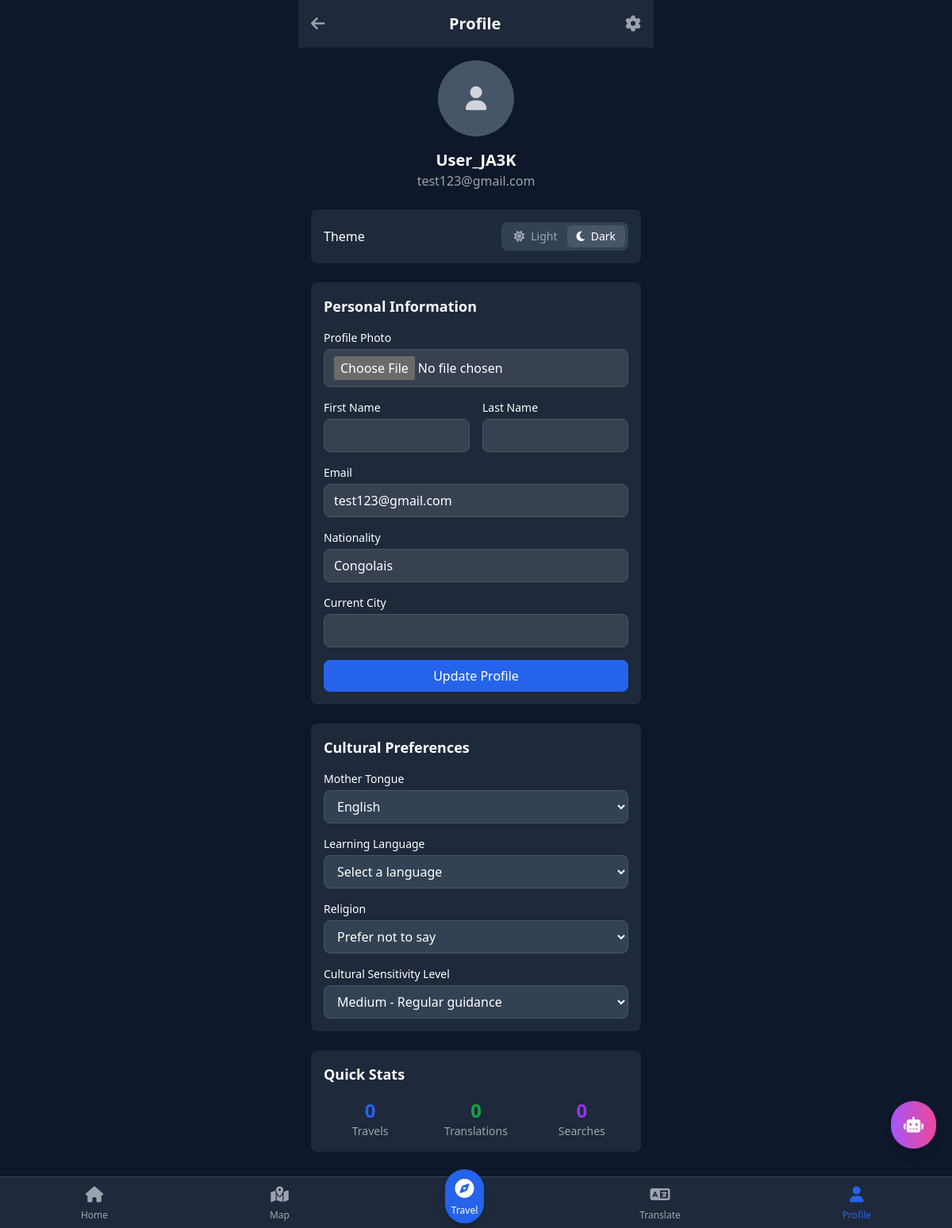
The page /users/profile/ (signed in) on the database its author committed.
### users/models.py (models this page shows, shortened)
class CustomUser(AbstractUser):
    photo = models.ImageField(upload_to="profiles/", null=True, blank=True)
    nationality = models.CharField(max_length=100, blank=True)
    city = models.CharField(max_length=100, blank=True)
    mother_tongue = models.CharField(max_length=50, default='en')
    learning_language = models.CharField(max_length=50, blank=True)
    religion = models.CharField(max_length=50, blank=True)
    caution_level = models.CharField(max_length=10, choices=[
        ('low', 'Low'), ('medium', 'Medium'), ('high', 'High')
    ], default='medium')
    theme = models.CharField(max_length=10, choices=[
        ('light', 'Light'), ('dark', 'Dark')
    ], default='dark')
    language_ui = models.CharField(max_length=10, default='en')
    is_synced = models.BooleanField(default=False)

### users/views.py (the view)
# urls.py: path('profile/', views.profile_view, name='profile'),
@login_required
def profile_view(request):
    if request.method == 'POST':
        form = ProfileForm(request.POST, request.FILES, instance=request.user)
        if form.is_valid():
            form.save()
            messages.success(request, 'Profile updated successfully!')
            return redirect('profile')
    else:
        form = ProfileForm(instance=request.user)
    current_travel = None
    if hasattr(request.user, 'travel_set'):
        current_travel = request.user.travel_set.filter(is_active=True).first()
    context = {
        'form': form,
        'current_travel': current_travel,
    }
    return render(request, 'users/profile.html', context)

### users/forms.py
class ProfileForm(forms.ModelForm):
    class Meta:
        model = CustomUser
        fields = ['first_name', 'last_name', 'email', 'photo', 'nationality',
                 'city', 'mother_tongue', 'learning_language', 'religion',
                 'caution_level']
        widgets = {
            'first_name': forms.TextInput(attrs={'class': 'form-input'}),
            'last_name': forms.TextInput(attrs={'class': 'form-input'}),
            'email': forms.EmailInput(attrs={'class': 'form-input'}),
            'nationality': forms.TextInput(attrs={'class': 'form-input'}),
            'city': forms.TextInput(attrs={'class': 'form-input'}),
            'mother_tongue': forms.Select(attrs={'class': 'form-select'}),
            'learning_language': forms.Select(attrs={'class': 'form-select'}),
            'religion': forms.Select(attrs={'class': 'form-select'}),
            'caution_level': forms.Select(attrs={'class': 'form-select'}),
        }

### templates/users/profile.html (shortened to what this page needs)
{% extends 'base.html' %}
{% block content %}
<div class="max-w-md mx-auto">
    <header class="bg-white dark:bg-slate-800 p-4 shadow-sm theme-transition flex justify-between items-center">
        <a href="{% url 'home' %}" class="text-gray-600 hover:text-gray-800 dark:text-gray-400 dark:hover:text-gray-200">
            <i class="fas fa-arrow-left text-xl"></i>
        </a>
        <h1 class="text-xl font-bold">Profile</h1>
        <a href="{% url 'settings' %}" class="text-gray-600 hover:text-gray-800 dark:text-gray-400 dark:hover:text-gray-200">
            <i class="fas fa-cog text-xl"></i>
        </a>
    </header>
    <div class="p-4 space-y-6">
        <div class="text-center">
            {% if user.photo %}
                <img src="{{ user.photo.url }}" alt="Profile" class="w-24 h-24 rounded-full mx-auto mb-4 object-cover">
            {% else %}
                <div class="w-24 h-24 bg-gray-300 dark:bg-slate-600 rounded-full mx-auto mb-4 flex items-center justify-center">
                    <i class="fas fa-user text-gray-600 dark:text-gray-300 text-3xl"></i>
                </div>
            {% endif %}
            <h2 class="text-xl font-bold">{{ user.get_full_name|default:user.username }}</h2>
            <p class="text-gray-600 dark:text-gray-400">{{ user.email }}</p>
        </div>
        <div class="bg-white dark:bg-slate-800 rounded-lg p-4 shadow-sm">
            <div class="flex justify-between items-center">
                <span class="font-medium">Theme</span>
                <div class="flex bg-gray-200 dark:bg-slate-700 rounded-lg p-1">
                    <button onclick="toggleTheme('light')"
                            class="px-3 py-1 rounded-md text-sm font-medium transition-colors {% if user.theme == 'light' %}bg-white text-gray-900 shadow-sm{% else %}text-gray-600 dark:text-gray-400{% endif %}">
                        <i class="fas fa-sun mr-1"></i> Light
                    </button>
                    <button onclick="toggleTheme('dark')"
                            class="px-3 py-1 rounded-md text-sm font-medium transition-colors {% if user.theme == 'dark' %}bg-slate-600 text-white shadow-sm{% else %}text-gray-600 dark:text-gray-400{% endif %}">
                        <i class="fas fa-moon mr-1"></i> Dark
                    </button>
                </div>
            </div>
        </div>
        <div class="bg-white dark:bg-slate-800 rounded-lg p-4 shadow-sm">
            <h3 class="font-semibold text-lg mb-4">Personal Information</h3>
            <form method="post" enctype="multipart/form-data" class="space-y-4">
                <div>
                    <label class="block text-sm font-medium mb-1">Profile Photo</label>
                    {{ form.photo }}
                </div>
                <div class="grid grid-cols-2 gap-4">
                    <div>
                        <label class="block text-sm font-medium mb-1">First Name</label>
                        {{ form.first_name }}
                    </div>
                    <div>
                        <label class="block text-sm font-medium mb-1">Last Name</label>
                        {{ form.last_name }}
                    </div>
                </div>
                <div>
                    <label class="block text-sm font-medium mb-1">Email</label>
                    {{ form.email }}
                </div>
                <div>
                    <label class="block text-sm font-medium mb-1">Nationality</label>
                    {{ form.nationality }}
                </div>
                <div>
                    <label class="block text-sm font-medium mb-1">Current City</label>
                    {{ form.city }}
                </div>
                <button type="submit" class="w-full bg-primary-600 text-white py-2 rounded-lg font-medium hover:bg-primary-700">
                    Update Profile
                </button>
            </form>
        </div>
        <div class="bg-white dark:bg-slate-800 rounded-lg p-4 shadow-sm">
            <h3 class="font-semibold text-lg mb-4">Cultural Preferences</h3>
            <div class="space-y-4">
                <div>
                    <label class="block text-sm font-medium mb-1">Mother Tongue</label>
                    <select class="w-full px-3 py-2 border border-gray-300 dark:border-slate-600 rounded-lg dark:bg-slate-700">
                        <option value="en" {% if user.mother_tongue == 'en' %}selected{% endif %}>English</option>
                    </select>
                </div>
                <div>
                    <label class="block text-sm font-medium mb-1">Learning Language</label>
                    <select class="w-full px-3 py-2 border border-gray-300 dark:border-slate-600 rounded-lg dark:bg-slate-700">
                        <option value="">Select a language</option>
                    </select>
                </div>
                <div>
                    <label class="block text-sm font-medium mb-1">Religion</label>
                    <select class="w-full px-3 py-2 border border-gray-300 dark:border-slate-600 rounded-lg dark:bg-slate-700">
                        <option value="">Prefer not to say</option>
                    </select>
                </div>
                <div>
                    <label class="block text-sm font-medium mb-1">Cultural Sensitivity Level</label>
                    <select class="w-full px-3 py-2 border border-gray-300 dark:border-slate-600 rounded-lg dark:bg-slate-700">
                        <option value="medium" selected>Medium - Regular guidance</option>
                    </select>
                </div>
            </div>
        </div>
        <div class="bg-white dark:bg-slate-800 rounded-lg p-4 shadow-sm">
            <h3 class="font-semibold text-lg mb-4">Quick Stats</h3>
            <div class="grid grid-cols-3 gap-4 text-center">
                <div>
                    <p class="text-2xl font-bold text-primary-600">{{ user.travel_set.count }}</p>
                    <p class="text-sm text-gray-600 dark:text-gray-400">Travels</p>
                </div>
                <div>
                    <p class="text-2xl font-bold text-green-600">{{ user.translationhistory_set.count }}</p>
                    <p class="text-sm text-gray-600 dark:text-gray-400">Translations</p>
                </div>
                <div>
                    <p class="text-2xl font-bold text-purple-600">{{ user.searchhistory_set.count }}</p>
                    <p class="text-sm text-gray-600 dark:text-gray-400">Searches</p>
                </div>
            </div>
        </div>
    </div>
</div>
{% endblock %}

### static/css/base.css (style rules this page uses)
:root { --primary-50: #eff6ff; --primary-500: #3b82f6; --primary-600: #2563eb; --primary-700: #1d4ed8; --primary-900: #1e3a8a; }
.theme-transition { transition: background-color 0.3s ease, color 0.3s ease; }
.dark { color-scheme: dark; }
input, select, textarea { transition: border-color 0.2s ease, box-shadow 0.2s ease; }
button { transition: all 0.2s ease; }

### templates/base.html (style rules this page uses)
.theme-transition { transition: background-color 0.3s ease, color 0.3s ease; }

### templates/users/profile.html (style rules this page uses)
input, select, input[type="file"] { width: 100%; padding: 0.5rem 0.75rem; border: 1px solid #d1d5db; border-radius: 0.5rem; background-color: transparent; }
.dark input, .dark select { border-color: #4b5563; background-color: #374151; }

### rows shown on the page
CustomUser: get_full_name "User_JA3K", email "test123@gmail.com", nationality "Congolais", mother_tongue "English", travel_set.count "0", translationhistory_set.count "0", searchhistory_set.count "0"
